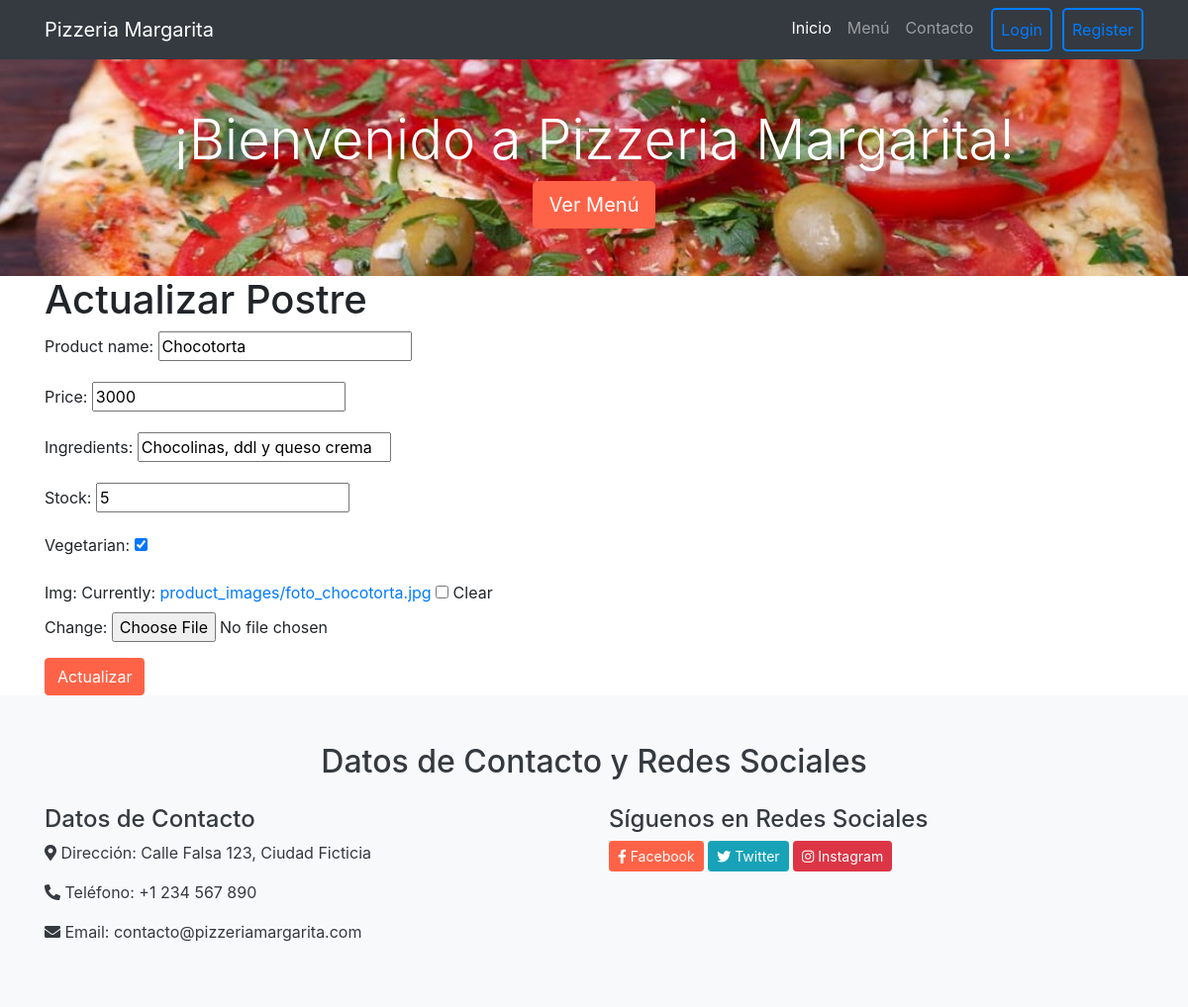
/app-tossi/postre-update/2, run on the app's committed database.
### AppTossi/models.py (models this page shows, shortened)
class Postre(models.Model):
    product_name = models.CharField(max_length=30)
    price = models.IntegerField()
    ingredients = models.CharField(max_length=200)
    stock = models.IntegerField(default=0)
    vegetarian = models.BooleanField(default=False)
    img = models.ImageField(upload_to='product_images', blank=True, null=True)

### AppTossi/views.py (the view)
# urls.py: path('postre-update/<pk>', PostreUpdate.as_view(), name='PostreUpdate'),
class PostreUpdate(UpdateView):
  model = Postre
  template_name = 'postre_update.html'
  fields = ('__all__')
  success_url = "/app-tossi/postres/"
  context_object_name = "postre"

### AppTossi/templates/postre_update.html (shortened to what this page needs)
{% extends 'padre.html' %}
{% block contenidoQueCambia %}
<div class="container">
  <h1>Actualizar Postre</h1>
  <form method="post" enctype="multipart/form-data">
    {{ form.as_p }}
    <button type="submit" class="btn btn-primary">Actualizar</button>
  </form>
</div>
{% endblock contenidoQueCambia %}

### AppTossi/static/styles.css (style rules this page uses)
.btn-primary { background-color: #FF6347; border-color: #FF6347; }

### data on the page
Postre: product_name "Chocotorta", price "3000", ingredients "Chocolinas, ddl y queso crema", stock "5", vegetarian "☑"
